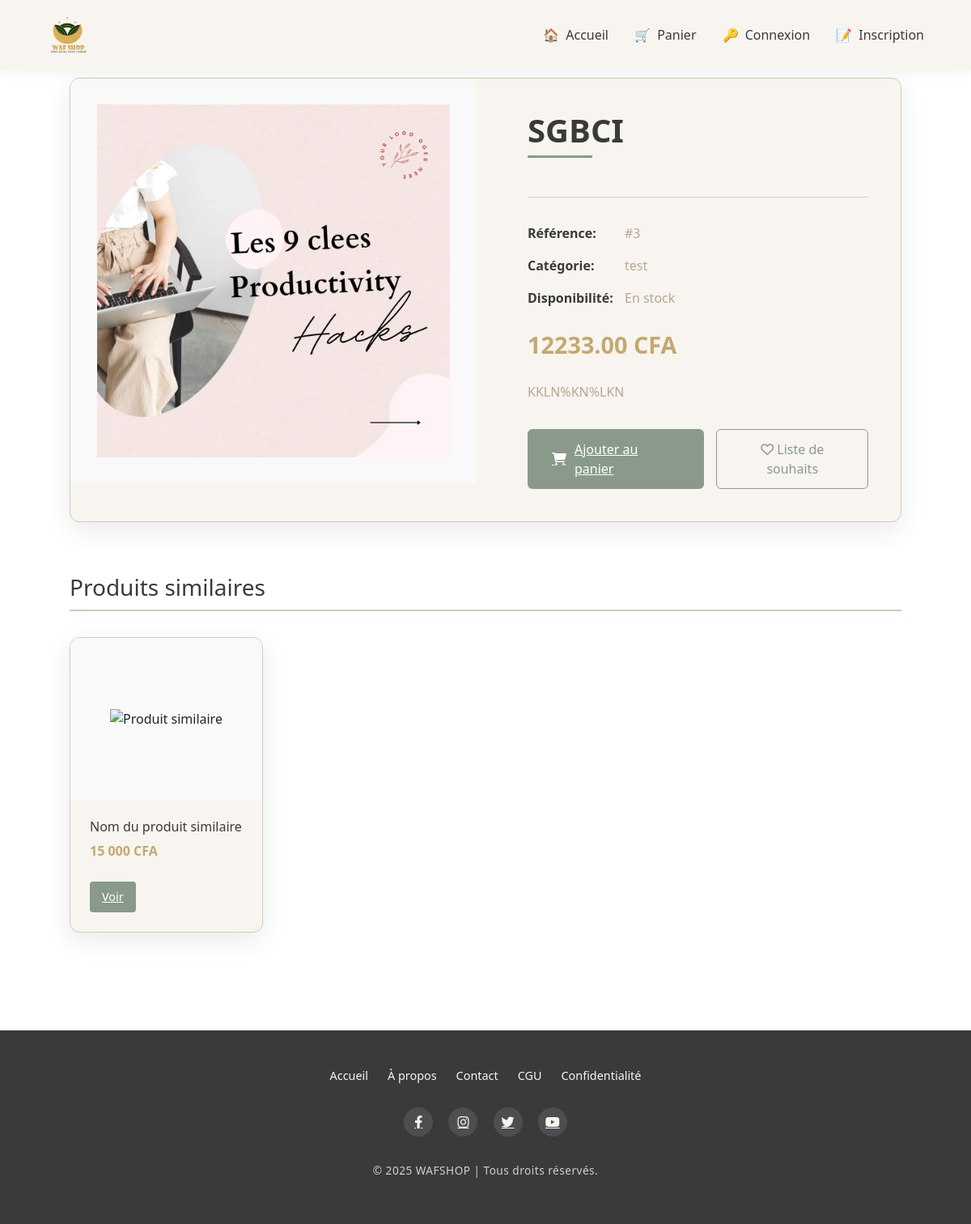
Screenshot of /product/3/sgbci/ with the database file from the repository.
### store/models.py (models this page shows, shortened)
class Product(models.Model):
    category = models.ForeignKey(Category, related_name="products", on_delete=models.CASCADE)
    name = models.CharField(max_length=150)
    slug = models.SlugField(max_length=150, unique=True)
    description = models.TextField()
    price = models.DecimalField(max_digits=10, decimal_places=2)
    stock = models.PositiveIntegerField()
    image = models.ImageField(upload_to='products/', null=True, blank=True)
    is_available = models.BooleanField(default=True)
    created_at = models.DateTimeField(auto_now_add=True)
    updated_at = models.DateTimeField(auto_now=True)

class Category(models.Model):
    name = models.CharField(max_length=100, unique=True)
    slug = models.SlugField(max_length=100, unique=True)
    description = models.TextField(blank=True, null=True)
    created_at = models.DateTimeField(auto_now_add=True)
    class Meta:
        verbose_name_plural = 'Categories'

### store/views.py (the view)
# urls.py: path('product/<int:id>/<slug:slug>/', views.product_detail, name='product_detail'),
def product_detail(request, id, slug):
    product = get_object_or_404(Product, id=id, slug=slug, is_available=True)
    return render(request, 'store/product_detail.html', {'product': product})

### islamic_store/context_processors.py (called while the page is built)
def unread_notifications_count(request):
    if request.user.is_authenticated:
        count = Notification.objects.filter(user=request.user, is_read=False).count()
        return {'notif_count': count}
    return {'notif_count': 0}

### store/templates/store/product_detail.html (shortened to what this page needs)
{% extends 'base.html' %}
{% block content %}
<div class="product-detail-container">
    <div class="container">
        <div class="product-card">
            <div class="row">
                <div class="col-lg-6">
                    <div class="product-image-container">
                        {% if product.image %}
                            <img src="{{ product.image.url }}" class="product-image" alt="{{ product.name }}">
                        {% else %}
                            <img src="/static/images/default-product.jpg" class="product-image" alt="Image par défaut">
                        {% endif %}
                    </div>
                </div>
                <div class="col-lg-6">
                    <div class="product-info">
                        <h1 class="product-title">{{ product.name }}</h1>
                        <div class="product-meta">
                            <div class="meta-item">
                                <span class="meta-label">Référence:</span>
                                <span class="meta-value">#{{ product.id }}</span>
                            </div>
                            {% if product.category %}
                            <div class="meta-item">
                                <span class="meta-label">Catégorie:</span>
                                <span class="meta-value">{{ product.category.name }}</span>
                            </div>
                            {% endif %}
                            <div class="meta-item">
                                <span class="meta-label">Disponibilité:</span>
                                <span class="meta-value">En stock</span>
                            </div>
                        </div>
                        <div class="product-price">{{ product.price }} CFA</div>
                        <p class="product-description">{{ product.description }}</p>
                        <div class="action-buttons">
                            <a href="{% url 'cart:add_cart' product.id %}" class="add-to-cart-btn">
                                <i class="fas fa-shopping-cart"></i> Ajouter au panier
                            </a>
                            <button class="wishlist-btn">
                                <i class="far fa-heart"></i> Liste de souhaits
                            </button>
                        </div>
                    </div>
                </div>
            </div>
        </div>
        <div class="related-products" style="margin-top: 4rem;">
            <h3 style="color: var(--islamic-charcoal); margin-bottom: 2rem; border-bottom: 2px solid var(--islamic-sand); padding-bottom: 10px;">
                Produits similaires
            </h3>
            <div class="row">
                <div class="col-md-3 mb-4">
                    <div class="product-card" style="height: 100%;">
                        <div style="height: 200px; overflow: hidden; display: flex; align-items: center; justify-content: center; background-color: #f9f9f9;">
                            <img src="/static/images/related-product.jpg" style="max-width: 100%; max-height: 100%; object-fit: contain; padding: 10px;" alt="Produit similaire">
                        </div>
                        <div style="padding: 1.5rem;">
                            <h5 style="color: var(--islamic-charcoal); font-size: 1rem;">Nom du produit similaire</h5>
                            <p style="color: var(--islamic-gold); font-weight: 600;">15 000 CFA</p>
                            <a href="#" style="background-color: var(--islamic-sage); color: white; padding: 8px 15px; border-radius: 4px; display: inline-block; margin-top: 10px; font-size: 0.9rem;">Voir</a>
                        </div>
                    </div>
                </div>
            </div>
        </div>
    </div>
</div>
<link rel="stylesheet" href="https://cdnjs.cloudflare.com/ajax/libs/font-awesome/6.0.0/css/all.min.css">
{% endblock %}

### store/templates/partials/navbar.html (style rules this page uses)
:root { --islamic-sage: #8a9a8a; --islamic-sand: #d3c9b8; --islamic-clay: #b8a692; --islamic-charcoal: #3a3a3a; --islamic-ivory: #f8f5f0; --islamic-gold: #c4a86f; }

### store/templates/store/product_detail.html (style rules this page uses)
.product-detail-container { background: linear-gradient(rgba(248, 245, 240, 0.9),) url('/static/images/islamic-pattern-light.jpg') center/cover fixed; min-height: 100vh; padding: 3rem 2rem; }
.product-card { background-color: var(--islamic-ivory); border-radius: 12px; box-shadow: 0 10px 30px rgba(58, 58, 58, 0.1); overflow: hidden; border: 1px solid var(--islamic-sand); }
.product-image-container { height: 500px; display: flex; align-items: center; justify-content: center; padding: 2rem; background-color: #f9f9f9; position: relative; }
.product-image { max-width: 100%; max-height: 100%; object-fit: contain; transition: transform 0.3s ease; }
.product-info { padding: 2.5rem; }
.product-title { color: var(--islamic-charcoal); font-weight: 600; margin-bottom: 1.5rem; position: relative; padding-bottom: 10px; }
.product-title::after { content: ''; position: absolute; width: 80px; height: 3px; bottom: 0; left: 0; background-color: var(--islamic-sage); }
.product-price { color: var(--islamic-gold); font-size: 1.8rem; font-weight: 700; margin: 1.5rem 0; }
.product-description { color: var(--islamic-clay); line-height: 1.7; margin-bottom: 2rem; }
.action-buttons { display: flex; gap: 15px; margin-top: 2rem; }
.add-to-cart-btn { background-color: var(--islamic-sage); color: white; border: none; padding: 12px 30px; border-radius: 6px; font-weight: 500; transition: all 0.3s ease; display: flex; align-items: center; gap: 10px; }
.wishlist-btn { background-color: transparent; border: 1px solid var(--islamic-sage); color: var(--islamic-sage); padding: 12px 20px; border-radius: 6px; transition: all 0.3s ease; }
.product-meta { margin-top: 3rem; padding-top: 2rem; border-top: 1px solid var(--islamic-sand); }
.meta-item { display: flex; margin-bottom: 1rem; }
.meta-label { font-weight: 600; color: var(--islamic-charcoal); min-width: 120px; }
.meta-value { color: var(--islamic-clay); }

### rows the page displays
Product: image (picture), name "SGBCI", id "3", category.name "test", price "12233.00", description "KKLN%KN%LKN"
